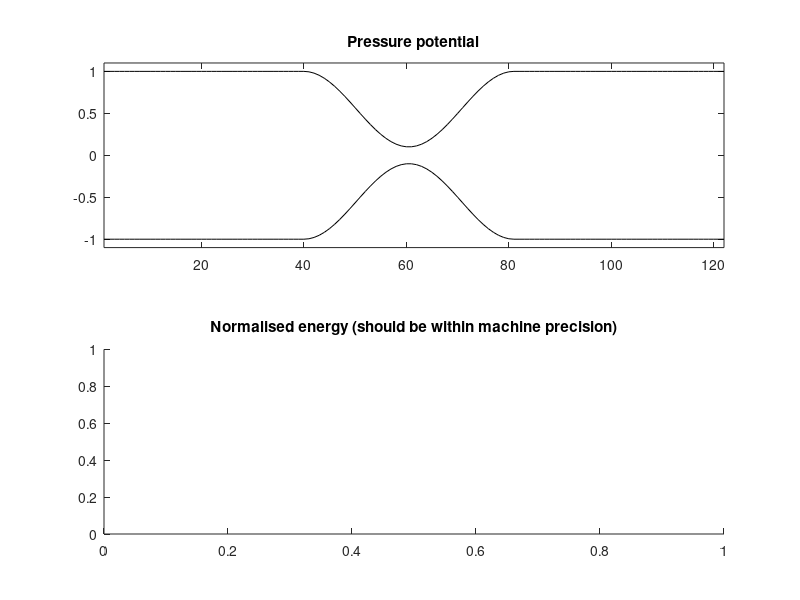

Source code (MATLAB): (Note: this script raises an error after producing the figure.)
%{
    Webster's equation
%}

clear all;
close all;

% drawing variables
drawThings = true;
drawSpeed = 2;

fs = 44100;         % Sample rate (Hz)
k = 1/fs;           % Time step (s)
lengthSound = fs;   % Duration (s)

c = 343;            % Wave speed (m/s)
h = c * k;          % Grid spacing (m)
N = floor(0.95/h);  % Number of points (-)
h = 1/N;            % Recalculate gridspacing from number of points
lambdaSq = (c * k / h)^2

% Set cross-sectional geometry
S = ones(N,1);
SRange = floor(N/3):floor(2*N/3);
S(SRange) = S(SRange) - hann(length(SRange)) * 0.9;

% Calculate approximations to the geometry
SHalf = (S(1:N-1) + S(2:N)) * 0.5;            % mu_{x+}
Sbar = (SHalf(1:end-1) + SHalf(2:end)) * 0.5; % mu_{x-}S_{l+1/2}

%Initialise states
uNext = zeros(N, 1);
u = zeros(N, 1);

% .. with a hanning window
width = floor(N / 10);
loc = floor(N / 5);
u((1:width) + loc) = 2*hann(width);
uPrev = u;

% output
out = zeros(lengthSound, 1);
outputPos = floor(1/5 * N);

% Initialise energy vectors
kinEnergy = zeros(lengthSound, 1);
potEnergy = zeros(lengthSound, 1);
totEnergy = zeros(lengthSound, 1);

rOCkinEnergy = zeros(lengthSound, 1);
rOCpotEnergy = zeros(lengthSound, 1);
rOCtotEnergy = zeros(lengthSound, 1);

% Set ranges
range = 3:N-2;          % "clamped"
energyRange = 2:N-1;    % energy range

% set up figure
figure(1);
subplot(2,1,1)
plot(S, 'k');
hold on;
plot(-S, 'k');
xlim([1 N]);
ylim([-1.1 1.1]);
title("Pressure potential")
subplot(2,1,2)
title("Normalised energy (should be within machine precision)") 

for n = 1:lengthSound
    
    % calculate scheme
    uNext(range) = 2 * u(range) - uPrev(range) + lambdaSq * ((SHalf(range) ./ Sbar(range-1)) .* u(range+1) + (SHalf(range - 1) ./ Sbar(range - 1)) .* u(range-1) - 2 * u(range));
    
    % set output from output position
    out(n) = uNext(outputPos);
    
    % energies
    kinEnergy(n) = h * 1/2 * sum(Sbar(energyRange - 1) .* (1/k * (u(energyRange) - uPrev(energyRange))).^2);
    potEnergy(n) = h * c^2 / 2 * 1/h^2 * (sum(SHalf(energyRange) .* (u(energyRange+1) - u(energyRange)) .* (uPrev(energyRange+1) - uPrev(energyRange))));
    totEnergy(n) = kinEnergy(n) + potEnergy(n);
    
    % draw things
    if drawThings && mod (n, drawSpeed) == 0
        
        % plot state
        subplot(2,1,1)
        plotPressurePotential (uNext, S);
        
        % plot total energy
        subplot(2,1,2)
        if n > 1
            plot(totEnergy(1:n) / totEnergy(1) - 1);
        end
        title("Normalised energy (should be within machine precision)") 
        drawnow;
    end
   
    % update states
    uPrev = u;
    u = uNext;
end   

plot(out)